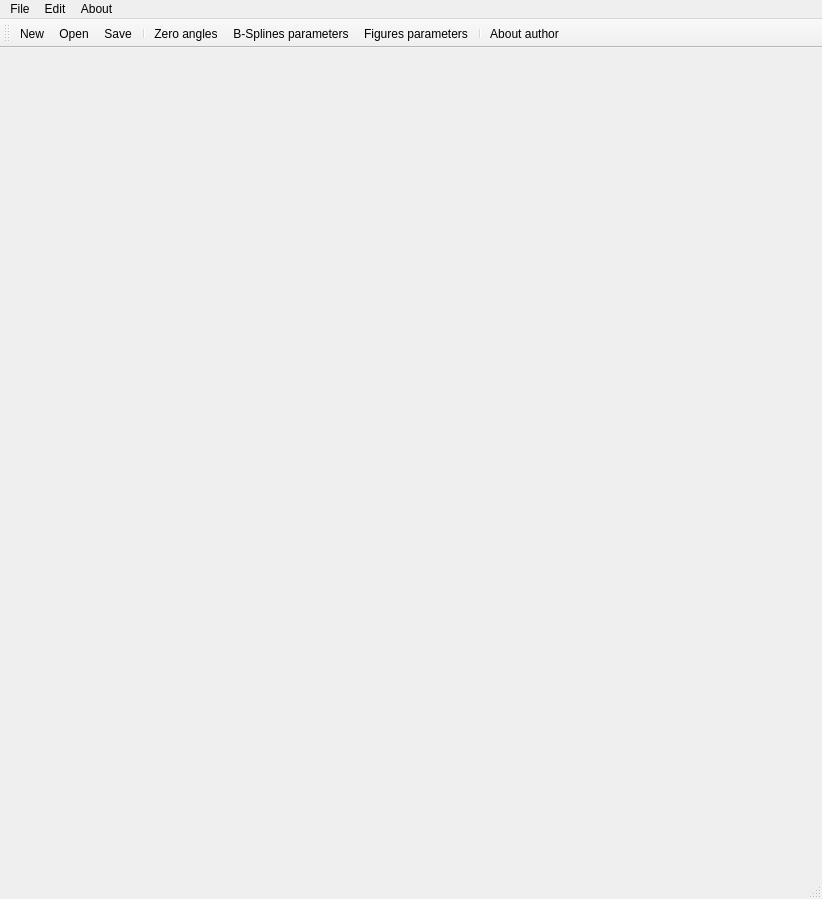
<?xml version="1.0" encoding="UTF-8"?>
<ui version="4.0">
 <class>MainWindow</class>
 <widget class="QMainWindow" name="MainWindow">
  <property name="geometry">
   <rect>
    <x>0</x>
    <y>0</y>
    <width>822</width>
    <height>899</height>
   </rect>
  </property>
  <property name="windowTitle">
   <string>Wireframe</string>
  </property>
  <property name="windowIcon">
   <iconset resource="../icons/icons.qrc">
    <normaloff>:/icons/grid-four-up.svg</normaloff>:/icons/grid-four-up.svg</iconset>
  </property>
  <widget class="QWidget" name="centralWidget">
   <layout class="QVBoxLayout" name="verticalLayout">
    <property name="spacing">
     <number>0</number>
    </property>
    <property name="leftMargin">
     <number>10</number>
    </property>
    <property name="topMargin">
     <number>10</number>
    </property>
    <property name="rightMargin">
     <number>10</number>
    </property>
    <property name="bottomMargin">
     <number>10</number>
    </property>
    <item>
     <layout class="QHBoxLayout" name="horizontalLayout">
      <property name="spacing">
       <number>0</number>
      </property>
      <item>
       <widget class="SceneCanvas" name="canvas" native="true">
        <property name="sizePolicy">
         <sizepolicy hsizetype="Minimum" vsizetype="Minimum">
          <horstretch>0</horstretch>
          <verstretch>0</verstretch>
         </sizepolicy>
        </property>
        <property name="minimumSize">
         <size>
          <width>800</width>
          <height>800</height>
         </size>
        </property>
       </widget>
      </item>
      <item>
       <spacer name="horizontalSpacer">
        <property name="orientation">
         <enum>Qt::Horizontal</enum>
        </property>
        <property name="sizeHint" stdset="0">
         <size>
          <width>0</width>
          <height>20</height>
         </size>
        </property>
       </spacer>
      </item>
     </layout>
    </item>
    <item>
     <spacer name="verticalSpacer">
      <property name="orientation">
       <enum>Qt::Vertical</enum>
      </property>
      <property name="sizeHint" stdset="0">
       <size>
        <width>20</width>
        <height>0</height>
       </size>
      </property>
     </spacer>
    </item>
   </layout>
  </widget>
  <widget class="QMenuBar" name="menuBar">
   <property name="geometry">
    <rect>
     <x>0</x>
     <y>0</y>
     <width>822</width>
     <height>26</height>
    </rect>
   </property>
   <widget class="QMenu" name="menuFile">
    <property name="title">
     <string>File</string>
    </property>
    <addaction name="actionNew"/>
    <addaction name="actionOpen"/>
    <addaction name="actionSave"/>
   </widget>
   <widget class="QMenu" name="menuEdit">
    <property name="title">
     <string>Edit</string>
    </property>
    <addaction name="actionZero_angles"/>
    <addaction name="actionSpline_parameters"/>
    <addaction name="actionFigure_parameters"/>
   </widget>
   <widget class="QMenu" name="menuAbout">
    <property name="title">
     <string>About</string>
    </property>
    <addaction name="actionAbout_author"/>
   </widget>
   <addaction name="menuFile"/>
   <addaction name="menuEdit"/>
   <addaction name="menuAbout"/>
  </widget>
  <widget class="QToolBar" name="mainToolBar">
   <property name="iconSize">
    <size>
     <width>24</width>
     <height>24</height>
    </size>
   </property>
   <attribute name="toolBarArea">
    <enum>TopToolBarArea</enum>
   </attribute>
   <attribute name="toolBarBreak">
    <bool>false</bool>
   </attribute>
   <addaction name="actionNew"/>
   <addaction name="actionOpen"/>
   <addaction name="actionSave"/>
   <addaction name="separator"/>
   <addaction name="actionZero_angles"/>
   <addaction name="actionSpline_parameters"/>
   <addaction name="actionFigure_parameters"/>
   <addaction name="separator"/>
   <addaction name="actionAbout_author"/>
  </widget>
  <widget class="QStatusBar" name="statusBar"/>
  <action name="actionNew">
   <property name="icon">
    <iconset resource="../icons/icons.qrc">
     <normaloff>:/icons/document.svg</normaloff>:/icons/document.svg</iconset>
   </property>
   <property name="text">
    <string>New</string>
   </property>
   <property name="toolTip">
    <string>New scene</string>
   </property>
   <property name="statusTip">
    <string>New scene</string>
   </property>
   <property name="shortcut">
    <string>Ctrl+N</string>
   </property>
  </action>
  <action name="actionOpen">
   <property name="icon">
    <iconset resource="../icons/icons.qrc">
     <normaloff>:/icons/folder.svg</normaloff>:/icons/folder.svg</iconset>
   </property>
   <property name="text">
    <string>Open</string>
   </property>
   <property name="iconText">
    <string>Open</string>
   </property>
   <property name="toolTip">
    <string>Open scene file</string>
   </property>
   <property name="statusTip">
    <string>Open scene file</string>
   </property>
   <property name="shortcut">
    <string>Ctrl+O</string>
   </property>
  </action>
  <action name="actionSpline_parameters">
   <property name="icon">
    <iconset resource="../icons/icons.qrc">
     <normaloff>:/icons/brush.svg</normaloff>:/icons/brush.svg</iconset>
   </property>
   <property name="text">
    <string>B-Splines parameters</string>
   </property>
   <property name="toolTip">
    <string>Edit B-Splines parameters</string>
   </property>
   <property name="statusTip">
    <string>Edit B-Splines parameters</string>
   </property>
  </action>
  <action name="actionFigure_parameters">
   <property name="icon">
    <iconset resource="../icons/icons.qrc">
     <normaloff>:/icons/layers.svg</normaloff>:/icons/layers.svg</iconset>
   </property>
   <property name="text">
    <string>Figures parameters</string>
   </property>
   <property name="toolTip">
    <string>Edit figures parameters</string>
   </property>
   <property name="statusTip">
    <string>Edit figures parameters</string>
   </property>
  </action>
  <action name="actionAbout_author">
   <property name="icon">
    <iconset resource="../icons/icons.qrc">
     <normaloff>:/icons/question-mark.svg</normaloff>:/icons/question-mark.svg</iconset>
   </property>
   <property name="text">
    <string>About author</string>
   </property>
   <property name="statusTip">
    <string>About author</string>
   </property>
  </action>
  <action name="actionZero_angles">
   <property name="icon">
    <iconset resource="../icons/icons.qrc">
     <normaloff>:/icons/loop-circular.svg</normaloff>:/icons/loop-circular.svg</iconset>
   </property>
   <property name="text">
    <string>Zero angles</string>
   </property>
   <property name="toolTip">
    <string>Zero scene angles</string>
   </property>
   <property name="statusTip">
    <string>Zero scene angles</string>
   </property>
  </action>
  <action name="actionSave">
   <property name="icon">
    <iconset resource="../icons/icons.qrc">
     <normaloff>:/icons/browser.svg</normaloff>:/icons/browser.svg</iconset>
   </property>
   <property name="text">
    <string>Save</string>
   </property>
   <property name="toolTip">
    <string>Save scene</string>
   </property>
   <property name="statusTip">
    <string>Save scene</string>
   </property>
   <property name="shortcut">
    <string>Ctrl+S</string>
   </property>
  </action>
 </widget>
 <layoutdefault spacing="6" margin="11"/>
 <customwidgets>
  <customwidget>
   <class>SceneCanvas</class>
   <extends>QWidget</extends>
   <header>scenecanvas.h</header>
   <container>1</container>
  </customwidget>
 </customwidgets>
 <resources>
  <include location="../icons/icons.qrc"/>
  <include location="../icons/icons.qrc"/>
  <include location="../icons/icons.qrc"/>
 </resources>
 <connections/>
</ui>
